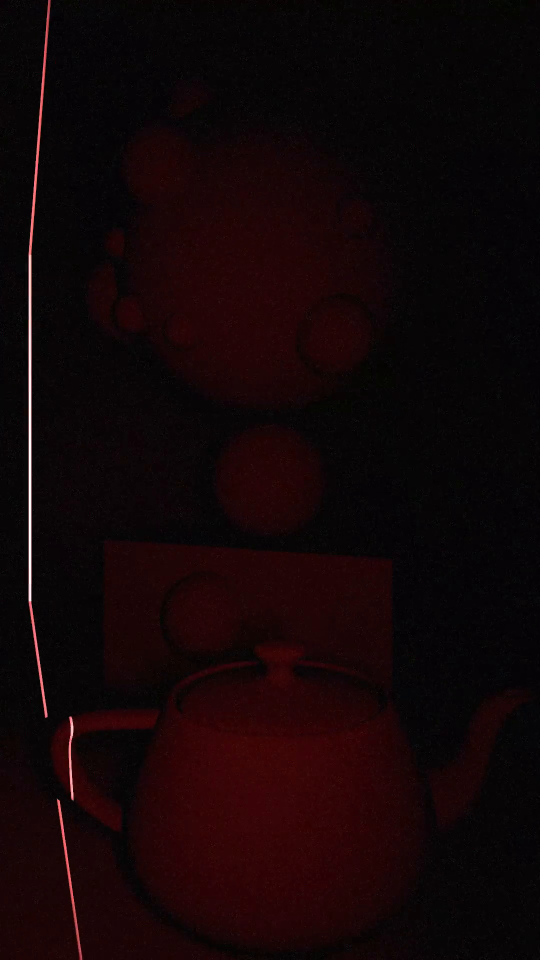
#> input picture frame 10 of images/laser1a_720.mp4, 1080 x 1920 px (shown at 1/2 size)
$ python video.py
#> lines starting #> are read from the running program, lines starting #| are printed output that depends on the picture; after the words box and inside, x2 and y2 are one past the last pixel; in counts of white or black regions, pixels touching at a corner belong together
import cv2

def canny(gray):
	# https://www.geeksforgeeks.org/find-and-draw-contours-using-opencv-python/
	# Find Canny edges
	edged = gray.copy()
	edged = cv2.Canny(gray, 30, 200)
	contours, hierarchy = cv2.findContours(edged, cv2.RETR_EXTERNAL, cv2.CHAIN_APPROX_NONE)
	return edged, contours, hierarchy


videopath = "images/laser1a_720.mp4"


camera = cv2.VideoCapture(videopath)

while True:
	# grab the current frame
	(grabbed, frame) = camera.read()
#> frame is the input picture: shape (1920, 1080, 3); mean B, G, R 7.1, 5.5, 18.7
	if grabbed is False:
		break
	# cv2.imshow("Frame", frame)

	# Grayscale
	gray = cv2.cvtColor(frame, cv2.COLOR_BGR2GRAY)
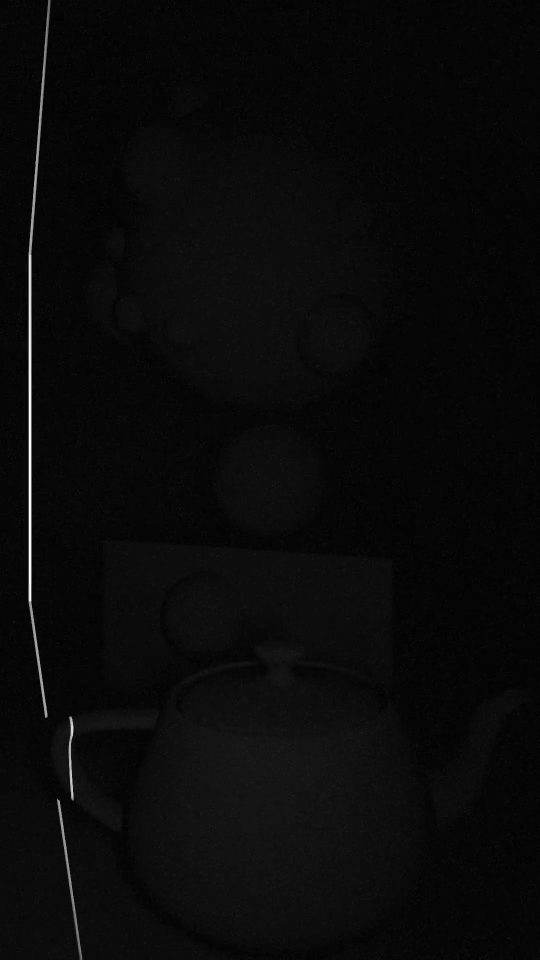
#> gray: shape (1920, 1080) (shown at 1/2 size); min 0, max 255, mean 9.7

	edged, contours, hierarchy = canny(gray)
#> in canny, `edged = cv2.Canny(gray, 30, 200)`:
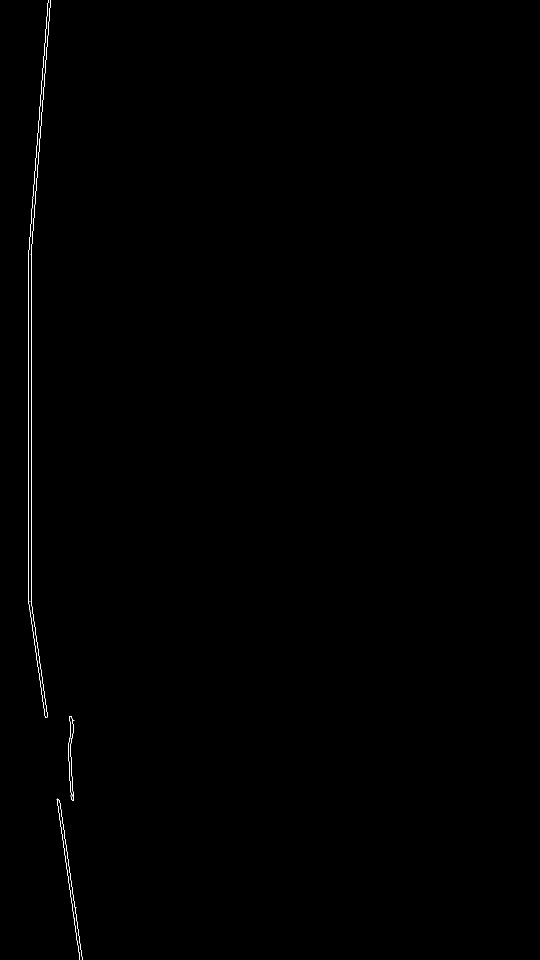
#> edged: shape (1920, 1080) (shown at 1/2 size); 0.19% white in thin lines or dots, all inside (x1, y1, x2, y2) = (57, 0, 165, 1920)
#> in canny, `contours, hierarchy = cv2.findContours(edged, cv2.RETR_EXTERNAL, cv2.C..`: contours = 5 contours, 4 with area under 20; largest, box (x1, y1, x2, y2) and area: (137, 1432, 149, 1601) 757

	cv2.imshow('Canny Edges After Contouring', edged)

	key = cv2.waitKey(1) & 0xFF
#> (key q is pressed here)
	if key == ord("q"):
		break

camera.release()
cv2.destroyAllWindows()

$ run again, starting later in the video
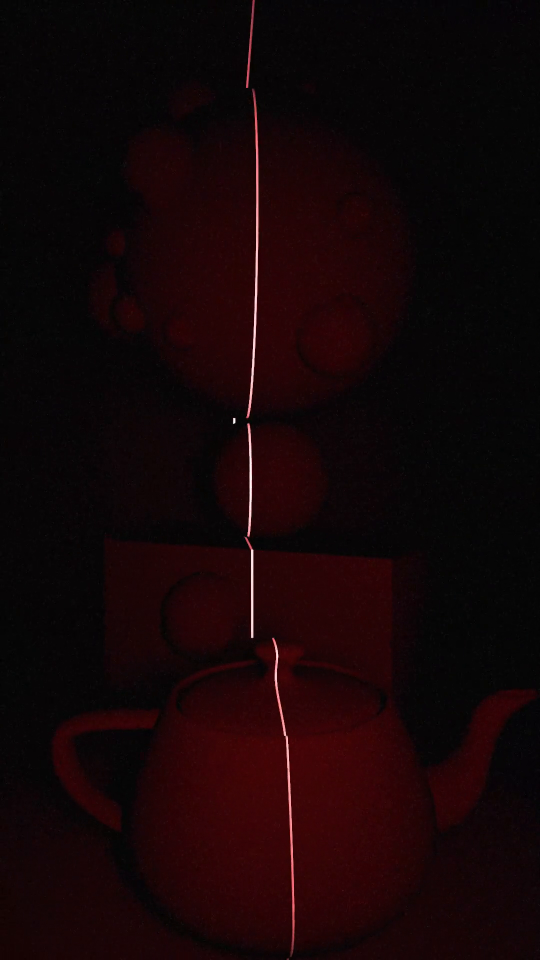
#> input picture frame 46 of images/laser1a_720.mp4, 1080 x 1920 px (shown at 1/2 size)
#> frame is the input picture: shape (1920, 1080, 3); mean B, G, R 6.8, 5.3, 20.6
#> `gray = cv2.cvtColor(frame, cv2.COLOR_BGR2GRAY)`:
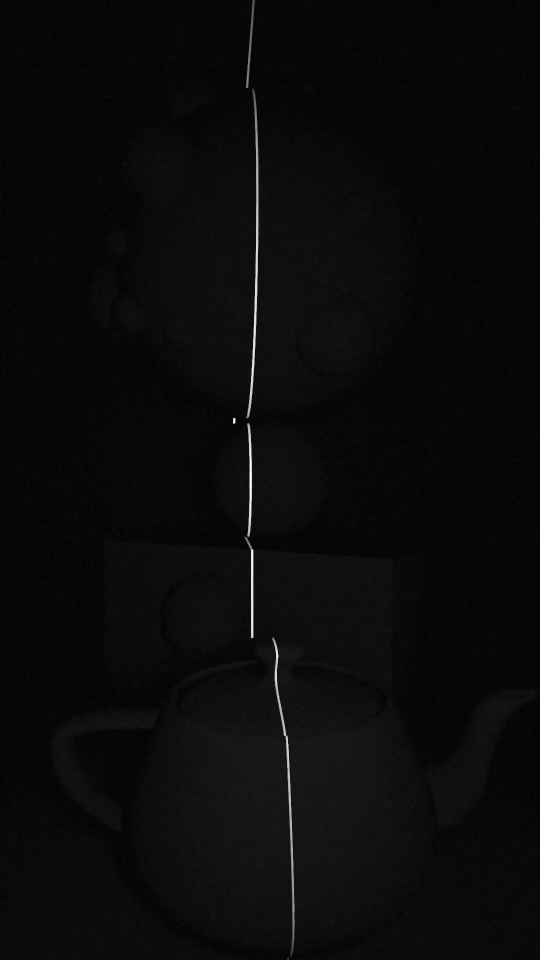
#> gray: shape (1920, 1080) (shown at 1/2 size); min 0, max 255, mean 10.1
#> in canny, `edged = cv2.Canny(gray, 30, 200)`:
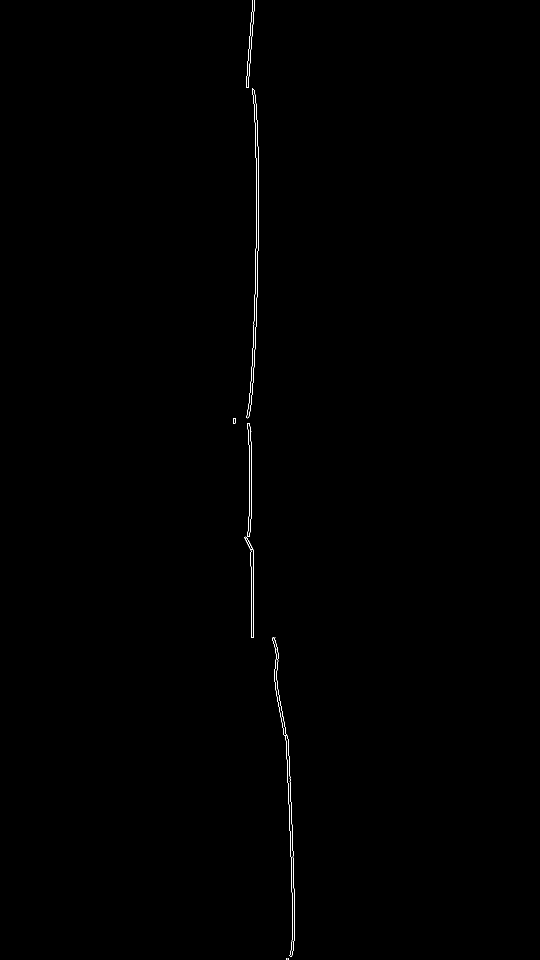
#> edged: shape (1920, 1080) (shown at 1/2 size); 0.19% white in thin lines or dots, all inside (x1, y1, x2, y2) = (466, 0, 590, 1920)
#> in canny, `contours, hierarchy = cv2.findContours(edged, cv2.RETR_EXTERNAL, cv2.C..`: contours = 8 contours, 3 with area under 20; largest, box (x1, y1, x2, y2) and area: (544, 1275, 590, 1914) 2750, (492, 177, 517, 837) 2748, (494, 846, 504, 1074) 985, (489, 1073, 507, 1276) 854, (466, 836, 471, 848) 42

$ run again, starting later in the video
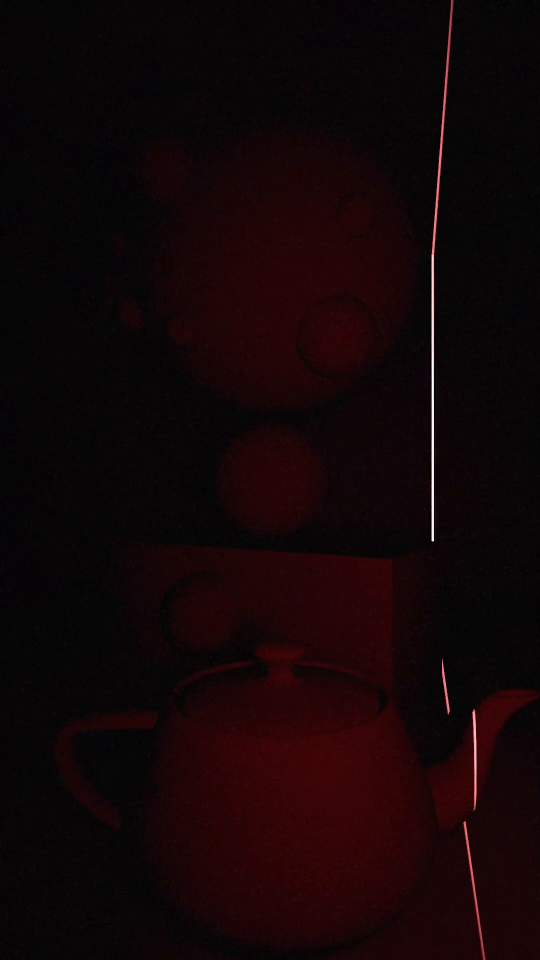
#> input picture frame 83 of images/laser1a_720.mp4, 1080 x 1920 px (shown at 1/2 size)
#> frame is the input picture: shape (1920, 1080, 3); mean B, G, R 6.8, 5.2, 18.4
#> `gray = cv2.cvtColor(frame, cv2.COLOR_BGR2GRAY)`:
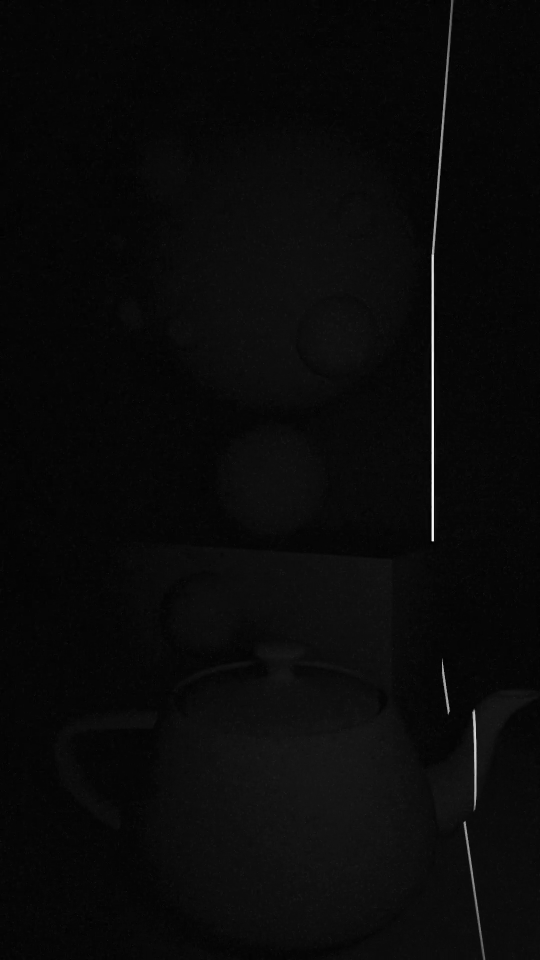
#> gray: shape (1920, 1080) (shown at 1/2 size); min 0, max 255, mean 9.4
#> in canny, `edged = cv2.Canny(gray, 30, 200)`:
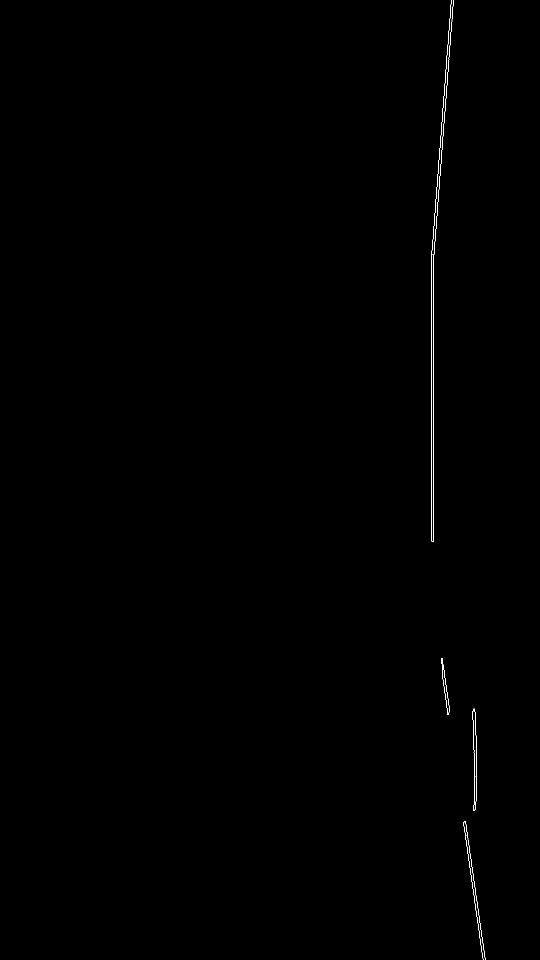
#> edged: shape (1920, 1080) (shown at 1/2 size); 0.16% white in thin lines or dots, all inside (x1, y1, x2, y2) = (863, 0, 971, 1920)
#> in canny, `contours, hierarchy = cv2.findContours(edged, cv2.RETR_EXTERNAL, cv2.C..`: contours = 6 contours, 5 with area under 20; largest, box (x1, y1, x2, y2) and area: (884, 1316, 900, 1430) 419
